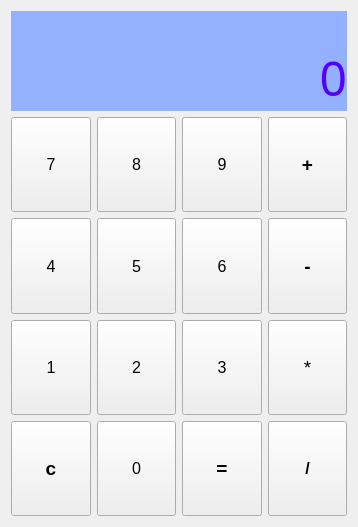
<?xml version="1.0" encoding="UTF-8"?>
<ui version="4.0">
 <class>QtCalculatorClass</class>
 <widget class="QWidget" name="QtCalculatorClass">
  <property name="geometry">
   <rect>
    <x>0</x>
    <y>0</y>
    <width>358</width>
    <height>527</height>
   </rect>
  </property>
  <property name="windowTitle">
   <string>Qt计算器</string>
  </property>
  <property name="windowIcon">
   <iconset>
    <normaloff>E:/迅雷下载/[China  18+] 新金瓶梅 Xin.Jin.Ping.Mei.1996.[I,II,III, IV, V] DVDRip.x264.AC3/Cover/新金瓶梅[5].jpg</normaloff>E:/迅雷下载/[China  18+] 新金瓶梅 Xin.Jin.Ping.Mei.1996.[I,II,III, IV, V] DVDRip.x264.AC3/Cover/新金瓶梅[5].jpg</iconset>
  </property>
  <layout class="QVBoxLayout" name="verticalLayout_2">
   <property name="sizeConstraint">
    <enum>QLayout::SetNoConstraint</enum>
   </property>
   <item>
    <layout class="QVBoxLayout" name="verticalLayout" stretch="2,8">
     <property name="sizeConstraint">
      <enum>QLayout::SetNoConstraint</enum>
     </property>
     <item>
      <widget class="QLabel" name="lab_display">
       <property name="sizePolicy">
        <sizepolicy hsizetype="Expanding" vsizetype="Expanding">
         <horstretch>0</horstretch>
         <verstretch>0</verstretch>
        </sizepolicy>
       </property>
       <property name="font">
        <font>
         <family>楷体</family>
         <pointsize>36</pointsize>
         <weight>50</weight>
         <italic>false</italic>
         <bold>false</bold>
        </font>
       </property>
       <property name="mouseTracking">
        <bool>false</bool>
       </property>
       <property name="styleSheet">
        <string notr="true">font: 36pt &quot;楷体&quot;;
background-color: rgb(148, 177, 255);
color: rgb(85, 0, 255);</string>
       </property>
       <property name="lineWidth">
        <number>1</number>
       </property>
       <property name="text">
        <string>0</string>
       </property>
       <property name="alignment">
        <set>Qt::AlignBottom|Qt::AlignRight|Qt::AlignTrailing</set>
       </property>
      </widget>
     </item>
     <item>
      <layout class="QGridLayout" name="gridLayout">
       <item row="0" column="2">
        <widget class="QPushButton" name="btn_9">
         <property name="sizePolicy">
          <sizepolicy hsizetype="Expanding" vsizetype="Expanding">
           <horstretch>0</horstretch>
           <verstretch>0</verstretch>
          </sizepolicy>
         </property>
         <property name="font">
          <font>
           <pointsize>12</pointsize>
          </font>
         </property>
         <property name="text">
          <string>9</string>
         </property>
        </widget>
       </item>
       <item row="0" column="1">
        <widget class="QPushButton" name="btn_8">
         <property name="sizePolicy">
          <sizepolicy hsizetype="Expanding" vsizetype="Expanding">
           <horstretch>0</horstretch>
           <verstretch>0</verstretch>
          </sizepolicy>
         </property>
         <property name="font">
          <font>
           <pointsize>12</pointsize>
          </font>
         </property>
         <property name="text">
          <string>8</string>
         </property>
        </widget>
       </item>
       <item row="1" column="0">
        <widget class="QPushButton" name="btn_4">
         <property name="sizePolicy">
          <sizepolicy hsizetype="Expanding" vsizetype="Expanding">
           <horstretch>0</horstretch>
           <verstretch>0</verstretch>
          </sizepolicy>
         </property>
         <property name="font">
          <font>
           <pointsize>12</pointsize>
          </font>
         </property>
         <property name="text">
          <string>4</string>
         </property>
        </widget>
       </item>
       <item row="0" column="0">
        <widget class="QPushButton" name="btn_7">
         <property name="sizePolicy">
          <sizepolicy hsizetype="Expanding" vsizetype="Expanding">
           <horstretch>0</horstretch>
           <verstretch>0</verstretch>
          </sizepolicy>
         </property>
         <property name="font">
          <font>
           <pointsize>12</pointsize>
          </font>
         </property>
         <property name="text">
          <string>7</string>
         </property>
        </widget>
       </item>
       <item row="1" column="2">
        <widget class="QPushButton" name="btn_6">
         <property name="sizePolicy">
          <sizepolicy hsizetype="Expanding" vsizetype="Expanding">
           <horstretch>0</horstretch>
           <verstretch>0</verstretch>
          </sizepolicy>
         </property>
         <property name="font">
          <font>
           <pointsize>12</pointsize>
          </font>
         </property>
         <property name="text">
          <string>6</string>
         </property>
        </widget>
       </item>
       <item row="3" column="0">
        <widget class="QPushButton" name="btn_clear">
         <property name="sizePolicy">
          <sizepolicy hsizetype="Expanding" vsizetype="Expanding">
           <horstretch>0</horstretch>
           <verstretch>0</verstretch>
          </sizepolicy>
         </property>
         <property name="font">
          <font>
           <pointsize>14</pointsize>
           <weight>75</weight>
           <bold>true</bold>
          </font>
         </property>
         <property name="text">
          <string>c</string>
         </property>
        </widget>
       </item>
       <item row="2" column="1">
        <widget class="QPushButton" name="btn_2">
         <property name="sizePolicy">
          <sizepolicy hsizetype="Expanding" vsizetype="Expanding">
           <horstretch>0</horstretch>
           <verstretch>0</verstretch>
          </sizepolicy>
         </property>
         <property name="font">
          <font>
           <pointsize>12</pointsize>
          </font>
         </property>
         <property name="text">
          <string>2</string>
         </property>
        </widget>
       </item>
       <item row="1" column="3">
        <widget class="QPushButton" name="btn_sub">
         <property name="sizePolicy">
          <sizepolicy hsizetype="Expanding" vsizetype="Expanding">
           <horstretch>0</horstretch>
           <verstretch>0</verstretch>
          </sizepolicy>
         </property>
         <property name="font">
          <font>
           <pointsize>14</pointsize>
           <weight>75</weight>
           <bold>true</bold>
          </font>
         </property>
         <property name="text">
          <string>-</string>
         </property>
        </widget>
       </item>
       <item row="3" column="1">
        <widget class="QPushButton" name="btn_0">
         <property name="sizePolicy">
          <sizepolicy hsizetype="Expanding" vsizetype="Expanding">
           <horstretch>0</horstretch>
           <verstretch>0</verstretch>
          </sizepolicy>
         </property>
         <property name="font">
          <font>
           <pointsize>12</pointsize>
          </font>
         </property>
         <property name="text">
          <string>0</string>
         </property>
        </widget>
       </item>
       <item row="0" column="3">
        <widget class="QPushButton" name="btn_add">
         <property name="sizePolicy">
          <sizepolicy hsizetype="Expanding" vsizetype="Expanding">
           <horstretch>0</horstretch>
           <verstretch>0</verstretch>
          </sizepolicy>
         </property>
         <property name="font">
          <font>
           <pointsize>14</pointsize>
           <weight>75</weight>
           <bold>true</bold>
          </font>
         </property>
         <property name="text">
          <string>+</string>
         </property>
        </widget>
       </item>
       <item row="2" column="2">
        <widget class="QPushButton" name="btn_3">
         <property name="sizePolicy">
          <sizepolicy hsizetype="Expanding" vsizetype="Expanding">
           <horstretch>0</horstretch>
           <verstretch>0</verstretch>
          </sizepolicy>
         </property>
         <property name="font">
          <font>
           <pointsize>12</pointsize>
          </font>
         </property>
         <property name="text">
          <string>3</string>
         </property>
        </widget>
       </item>
       <item row="1" column="1">
        <widget class="QPushButton" name="btn_5">
         <property name="sizePolicy">
          <sizepolicy hsizetype="Expanding" vsizetype="Expanding">
           <horstretch>0</horstretch>
           <verstretch>0</verstretch>
          </sizepolicy>
         </property>
         <property name="font">
          <font>
           <pointsize>12</pointsize>
          </font>
         </property>
         <property name="text">
          <string>5</string>
         </property>
        </widget>
       </item>
       <item row="2" column="0">
        <widget class="QPushButton" name="btn_1">
         <property name="sizePolicy">
          <sizepolicy hsizetype="Expanding" vsizetype="Expanding">
           <horstretch>0</horstretch>
           <verstretch>0</verstretch>
          </sizepolicy>
         </property>
         <property name="font">
          <font>
           <pointsize>12</pointsize>
          </font>
         </property>
         <property name="text">
          <string>1</string>
         </property>
        </widget>
       </item>
       <item row="3" column="2">
        <widget class="QPushButton" name="btn_equal">
         <property name="sizePolicy">
          <sizepolicy hsizetype="Expanding" vsizetype="Expanding">
           <horstretch>0</horstretch>
           <verstretch>0</verstretch>
          </sizepolicy>
         </property>
         <property name="font">
          <font>
           <pointsize>14</pointsize>
           <weight>75</weight>
           <bold>true</bold>
          </font>
         </property>
         <property name="text">
          <string>=</string>
         </property>
        </widget>
       </item>
       <item row="2" column="3">
        <widget class="QPushButton" name="btn_mul">
         <property name="sizePolicy">
          <sizepolicy hsizetype="Expanding" vsizetype="Expanding">
           <horstretch>0</horstretch>
           <verstretch>0</verstretch>
          </sizepolicy>
         </property>
         <property name="font">
          <font>
           <pointsize>14</pointsize>
          </font>
         </property>
         <property name="text">
          <string>*</string>
         </property>
        </widget>
       </item>
       <item row="3" column="3">
        <widget class="QPushButton" name="btn_div">
         <property name="sizePolicy">
          <sizepolicy hsizetype="Expanding" vsizetype="Expanding">
           <horstretch>0</horstretch>
           <verstretch>0</verstretch>
          </sizepolicy>
         </property>
         <property name="font">
          <font>
           <pointsize>12</pointsize>
           <weight>75</weight>
           <bold>true</bold>
          </font>
         </property>
         <property name="text">
          <string>/</string>
         </property>
        </widget>
       </item>
      </layout>
     </item>
    </layout>
   </item>
  </layout>
 </widget>
 <layoutdefault spacing="6" margin="11"/>
 <resources>
  <include location="QtCalculator.qrc"/>
 </resources>
 <connections/>
</ui>
